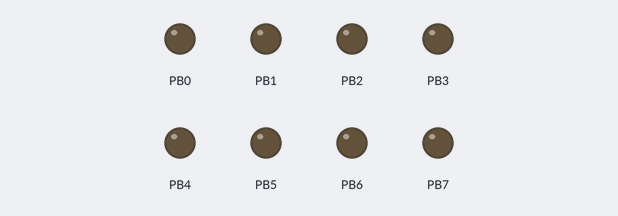
Simulated run of this program. Board: ATmega16, built with avr-gcc and emulated at 12 MHz. Parts: output pins drawn as LEDs (lit = HIGH).

Above: at 0.05 s.
At 0.95 s:
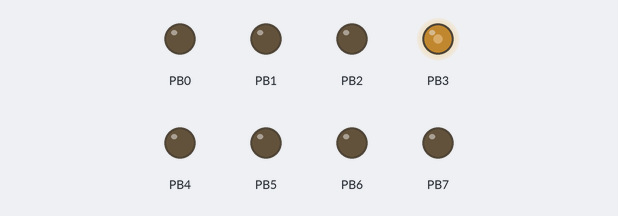
Timing chart, 0 to 3.0 s (numbered marks = the images above):
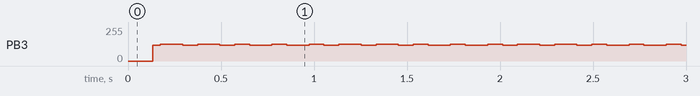

The program:

main.c
```c
/* G.Raf@2AAELI
 * Gruppe B1
 * uC3_d (DigitalAnalog_03) Messung
 * Erzeugung einer Sinusspannung
 *
 * Board: Megacard
 * Hardware: Megacard, Analog Disovery
 * Version: 1.0
 * Datum: 2017/02/09
 */

// Systemdefinitionen
#define F_CPU 12000000UL	// Systemtakt definieren
#define PI 3.1415926		// PI
#define	 HIGH 0xFF			// HIGH Byte
#define   LOW 0x00			// LOW Byte

// Portdefinitionen (Register)
#define DDROUT DDRB			// Output Register

// Portdefinitionen (I/O)
#define  OUTPUT PORTB		// Output Port

// Header Dateien (*.h)
#include <avr/io.h>			// Globale I/O definitionen einbinden
#include <avr/interrupt.h>	// Interrupt definitionen einbinden
#include <math.h>			// Mathematische Funktionen einbinden

volatile unsigned char sinus[360];	// Sinusarray mit 360 Werten anlegen
volatile unsigned int counter = 0;	// Zähhlvariable anlegen

// ISR bei Timer0 Überlauf
ISR(TIMER0_OVF_vect)	{

// Überprüfen ob Zähler kleiner 360 ist
if(counter < 360)
	OCR0 = sinus[counter];		// OCR Register mit aktuelle Wert
								// aus Sinustabelle beschreiben
else
	counter = 0;				// Zähler rücksetzten
counter++;						// Zählvariable erhöhen

}

int main(void)
{
	// Erzeugen einer Sinustabelle mit 360 Werten
	for(unsigned int i=0; i < sizeof(sinus); i++)
	{
		sinus[i]=127+127*sin((M_PI*i)/180);	// Berechnungsformel zur Erzeugung der Sinustabelle
	}

	DDROUT = HIGH;	// PORTC als Ausgang definieren
	OUTPUT = LOW;	// Alle Ausgänge auf LOW

	TCCR0 |= (1<<CS00);								// Vorteiler 1 Einstellen
	TCCR0 |= (1<<COM01);							// OC0 bei Vergleich setzen und bei Endwert rücksetzen
	TCCR0 |= (1<<WGM01) | (1<<WGM00);				// Einstellung auf FAST PWM

	TIMSK |= (1<<TOIE0);							// Timer0 Überlauf Interrupt freigeben
	sei();											// Interrupt Individuell Freigeben

	while (1)
	{
	}
}
// Programmende
```

Measured:
- by itself, PB3: repeats every 0.96 s: 124/255 0.12 s, 117/255 0.08 s, 125/255 0.12 s, 117/255 0.08 s, 126/255 0.08 s, 119/255 0.12 s, 126/255 0.08 s, 118/255 0.12 s, 126/255 0.08 s, 117/255 0.08 s
